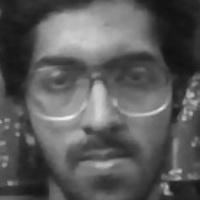
#> input picture faces/Abinash/1.jpg, 200 x 200 px, given in place of the camera
$ python capture.py
#> lines starting #> are read from the running program, lines starting #| are printed output that depends on the picture; after the words box and inside, x2 and y2 are one past the last pixel; in counts of white or black regions, pixels touching at a corner belong together
import cv2
import os

ESP_IP = 'ESP32_IP_HERE'
PORT = 8000

# Folder to save faces
SAVE_DIR = 'faces'
PERSON_NAME = 'Abinash'  # change per person

os.makedirs(os.path.join(SAVE_DIR, PERSON_NAME), exist_ok=True)

# Use the previous TCP client code for receiving frames
# For simplicity, we’ll simulate capturing from webcam
cap = cv2.VideoCapture(0)  # replace with ESP32 TCP frames if you want

count = 0
while True:
    ret, frame = cap.read()
#> frame is the input picture: shape (200, 200, 3); min 16, max 242, mean 90.1
    if not ret:
        break
    gray = cv2.cvtColor(frame, cv2.COLOR_BGR2GRAY)

    faces = cv2.CascadeClassifier(cv2.data.haarcascades + 'haarcascade_frontalface_default.xml') \
            .detectMultiScale(gray, 1.1, 5)
#> faces = [[14, 13, 174, 174]]

    for (x, y, w, h) in faces:
        face_img = gray[y:y+h, x:x+w]
        face_resized = cv2.resize(face_img, (200, 200))
        count += 1
        cv2.imwrite(f'{SAVE_DIR}/{PERSON_NAME}/{count}.jpg', face_resized)
        cv2.rectangle(frame, (x, y), (x+w, y+h), (0, 255, 0), 2)
        cv2.putText(frame, f"Saved {count}", (x, y-10), cv2.FONT_HERSHEY_SIMPLEX, 0.6, (0,255,0),2)
#> this loop made 1 pass
#> (x, y, w, h, count) on pass 1: (14, 13, 174, 174, 1)
#> pass 1, `face_img = gray[y:y+h, x:x+w]`:
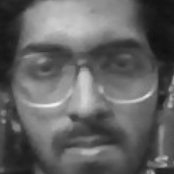
#> face_img: shape (174, 174); min 16, max 242, mean 98.2
#> after the loop:
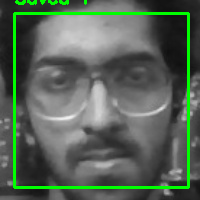
#> frame: shape (200, 200, 3); 5.66% of pixels changed, all inside (x1, y1, x2, y2) = (13, 0, 190, 189)
#> after the loop, count = 1

    cv2.imshow('Capture Faces', frame)
    if cv2.waitKey(1) & 0xFF == ord('q') or count >= 50:  # collect 50 images per person
#> (key q is pressed here)
        break

cap.release()
cv2.destroyAllWindows()
